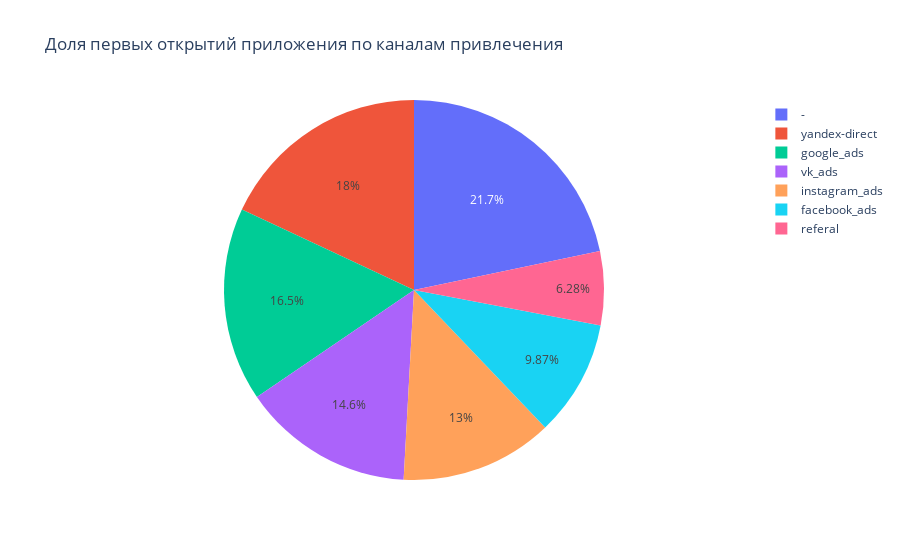

Write notebook code for a chart like this one.
### Code cell
# сводим данные о количестве пользователей в разрезе даты открытия приложения и каналу привлечения 
first_traffic_sources_data = data_df[data_df['event'] == 'app_start'].sort_values(
    'date'
    ).drop_duplicates(
        'device_id'
        ).groupby(
            ['date', 'utm_source']
            ).size().reset_index(name = 'users')

# формирую диаграмму с долей пользователей в приложении по каналам привлечения
fig = px.pie(
    data_frame=first_traffic_sources_data,
    values = 'users',
    names = 'utm_source',
    title='Доля первых открытий приложения по каналам привлечения'
)

fig.show()

### Figure 1 — Plotly figure (JSON) as saved in the notebook; plotly's stock layout.template omitted (floating-point values rounded to 4 significant figures; data arrays with more than 128 entries replaced by an {"elided": "..."} marker saying what was removed)
{"data": [{"domain": {"x": [0, 1], "y": [0, 1]}, "hovertemplate": "utm_source=%{label}<br>users=%{value}<extra></extra>", "labels": {"elided": "637 str values"}, "legendgroup": "", "name": "", "showlegend": true, "type": "pie", "values": {"elided": "637 int values"}}], "layout": {"legend": {"tracegroupgap": 0}, "title": {"text": "Доля первых открытий приложения по каналам привлечения"}}}
